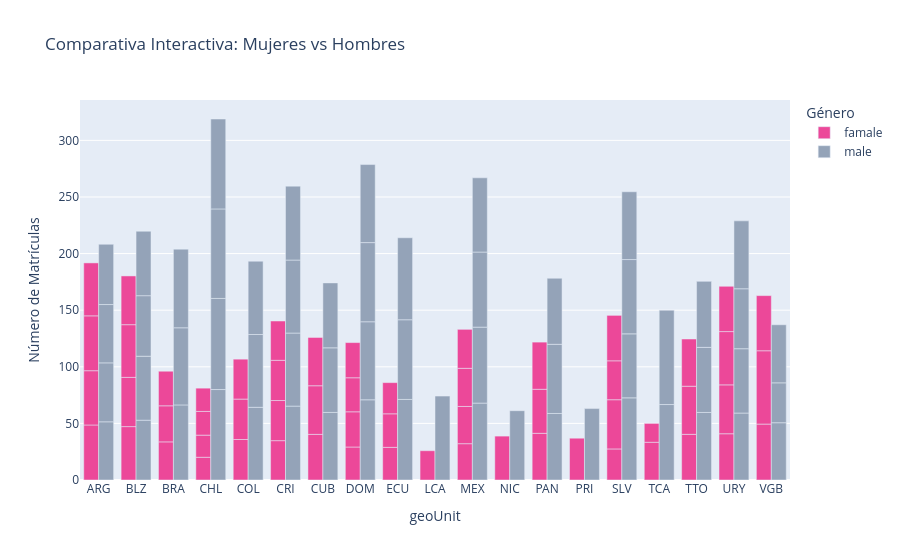

Notebook code cell kept with this figure:
### Code cell
fig = px.bar(
    matriculas, 
    x="geoUnit", 
    y=["famale", "male"], 
    barmode="group", # Esto pone las barras lado a lado
    color_discrete_sequence=["#ec4899", "#94a3b8"], # Tus colores exactos
    title="Comparativa Interactiva: Mujeres vs Hombres",
    labels={"value": "Número de Matrículas", "variable": "Género"}
)

fig.show()

### Figure 1 — Plotly figure (JSON) as saved in the notebook; plotly's stock layout.template omitted (floating-point values rounded to 4 significant figures)
{"data": [{"alignmentgroup": "True", "hovertemplate": "Género=famale<br>geoUnit=%{x}<br>Número de Matrículas=%{y}<extra></extra>", "legendgroup": "famale", "marker": {"color": "#ec4899", "pattern": {"shape": ""}}, "name": "famale", "offsetgroup": "famale", "orientation": "v", "showlegend": true, "textposition": "auto", "type": "bar", "x": ["ARG", "ARG", "ARG", "ARG", "BLZ", "BLZ", "BLZ", "BLZ", "BRA", "BRA", "BRA", "CHL", "CHL", "CHL", "CHL", "COL", "COL", "COL", "CRI", "CRI", "CRI", "CRI", "CUB", "CUB", "CUB", "DOM", "DOM", "DOM", "DOM", "ECU", "ECU", "ECU", "LCA", "MEX", "MEX", "MEX", "MEX", "NIC", "PAN", "PAN", "PAN", "PRI", "SLV", "SLV", "SLV", "SLV", "TCA", "TCA", "TTO", "TTO", "TTO", "URY", "URY", "URY", "URY", "VGB", "VGB", "VGB"], "xaxis": "x", "y": [48.6, 47.94, 48.48, 46.75, 47.17, 43.49, 46.53, 43.07, 33.68, 31.87, 30.52, 20.09, 19.54, 20.94, 20.56, 35.78, 35.71, 35.25, 34.74, 35.46, 35.52, 34.71, 40.32, 42.95, 42.64, 29.15, 31.1, 30.06, 31.07, 28.84, 29.63, 27.55, 25.87, 32.07, 32.91, 33.67, 34.42, 38.78, 41.24, 38.89, 41.67, 36.92, 27.44, 43.47, 34.37, 40.14, 33.33, 16.67, 40.34, 42.5, 41.7, 40.86, 43.19, 47.05, 40.02, 49.41, 64.76, 48.7], "yaxis": "y"}, {"alignmentgroup": "True", "hovertemplate": "Género=male<br>geoUnit=%{x}<br>Número de Matrículas=%{y}<extra></extra>", "legendgroup": "male", "marker": {"color": "#94a3b8", "pattern": {"shape": ""}}, "name": "male", "offsetgroup": "male", "orientation": "v", "showlegend": true, "textposition": "auto", "type": "bar", "x": ["ARG", "ARG", "ARG", "ARG", "BLZ", "BLZ", "BLZ", "BLZ", "BRA", "BRA", "BRA", "CHL", "CHL", "CHL", "CHL", "COL", "COL", "COL", "CRI", "CRI", "CRI", "CRI", "CUB", "CUB", "CUB", "DOM", "DOM", "DOM", "DOM", "ECU", "ECU", "ECU", "LCA", "MEX", "MEX", "MEX", "MEX", "NIC", "PAN", "PAN", "PAN", "PRI", "SLV", "SLV", "SLV", "SLV", "TCA", "TCA", "TTO", "TTO", "TTO", "URY", "URY", "URY", "URY", "VGB", "VGB", "VGB"], "xaxis": "x", "y": [51.4, 52.06, 51.52, 53.25, 52.83, 56.51, 53.47, 56.93, 66.32, 68.13, 69.48, 79.91, 80.46, 79.06, 79.44, 64.22, 64.29, 64.75, 65.26, 64.54, 64.48, 65.29, 59.68, 57.05, 57.36, 70.85, 68.9, 69.94, 68.93, 71.16, 70.37, 72.45, 74.13, 67.93, 67.09, 66.33, 65.58, 61.22, 58.76, 61.11, 58.33, 63.08, 72.56, 56.53, 65.63, 59.86, 66.67, 83.33, 59.66, 57.5, 58.3, 59.14, 56.81, 52.95, 59.98, 50.59, 35.24, 51.3], "yaxis": "y"}], "layout": {"barmode": "group", "legend": {"title": {"text": "Género"}, "tracegroupgap": 0}, "title": {"text": "Comparativa Interactiva: Mujeres vs Hombres"}, "xaxis": {"anchor": "y", "domain": [0, 1], "title": {"text": "geoUnit"}}, "yaxis": {"anchor": "x", "domain": [0, 1], "title": {"text": "Número de Matrículas"}}}}
